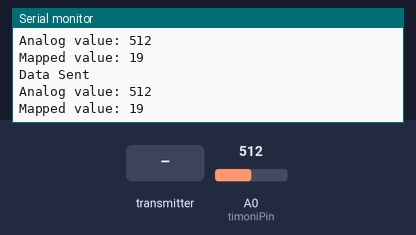
Recording of a sketch running on a simulated Arduino Uno, built with avr-gcc and run on an emulated ATmega328P. Parts: the last lines printed to the serial monitor. The inputs (shaded band) are chosen by the test bench; at power-on: A0 (timoniPin) = 512. No radio packets arrive unless stated.

Above: at 1.8 s.
1.9 s: the transmitter starts sending roll = 0
4.5 s: A0 (timoniPin) set to 716
At 5.6 s:
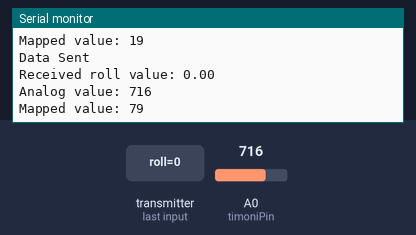
6.0 s: the transmitter starts sending roll = 25
7.5 s: A0 (timoniPin) set to 900
At 8.9 s:
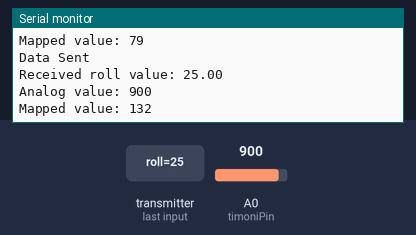
Timing chart, 0 to 10.0 s (numbered marks = the images above; inputs shaded):
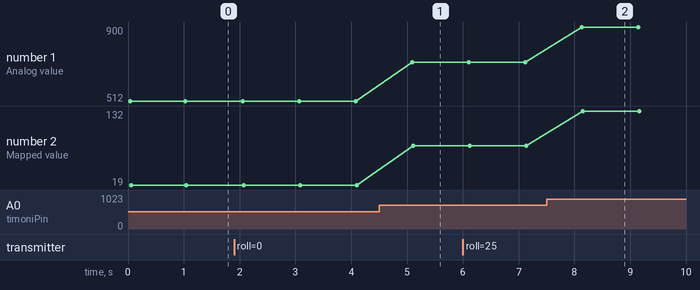

Measured:
- after the input at 4.5 s, the serial monitor: prints a new line after 0.59 s (image 1)
- after the input at 7.5 s, the serial monitor: prints a new line after 0.63 s (image 2)
- plotted number 1: 512 → 716 after the input at 4.5 s, 716 → 900 after the input at 7.5 s
- plotted number 2: 19 → 79 after the input at 4.5 s, 79 → 132 after the input at 7.5 s

The sketch:

transmitter.ino
```cpp
#include <SPI.h>
#include <nRF24L01.h>
#include <RF24.h>

RF24 radio(9, 10);                               // CE, CSN
const byte ADDRESSES[2][5] = {{0, 0, 0, 0, 1}, {0, 0, 0, 0, 2}};// Setting the two addresses. One for transmitting and one for receiving

float roll;
int timoniPin = A0;

void setup()
{

      Serial.begin(9600);

      if(radio.begin()){
        Serial.println("Radio begin success!");// Starting the radio communication
      }else{
        Serial.println("Radio begin error!");
        while(1);
      }
      radio.openWritingPipe(ADDRESSES[0]);    // Setting the address at which we will send the data
      radio.openReadingPipe(1, ADDRESSES[1]); // Setting the address at which we will receive the data
      radio.setPALevel(RF24_PA_MAX);          // You can set it as minimum or maximum depending on the distance between the transmitter and receiver.
}
void loop()
{
      int timoniValue = analogRead(timoniPin);
      int timoniInput = map(timoniValue, 0, 890, -130, 130);

      radio.stopListening();                          // This sets the module as transmitter
      if(radio.write(&timoniValue, sizeof(timoniValue))){
        // Sending the data
        Serial.println("Data Sent");
      }else{
        Serial.println("Data Sent error!");
      }
      radio.startListening();                         // This sets the module as receiver
      if (radio.available())                          // Looking for incoming data
      {
            radio.read(&roll, sizeof(roll));
            Serial.print("Received roll value: ");
            Serial.println(roll);
      }
      Serial.print("Analog value: ");
      Serial.println(timoniValue);
      Serial.print("Mapped value: ");
      Serial.println(timoniInput);
      delay(1000);
}
```
